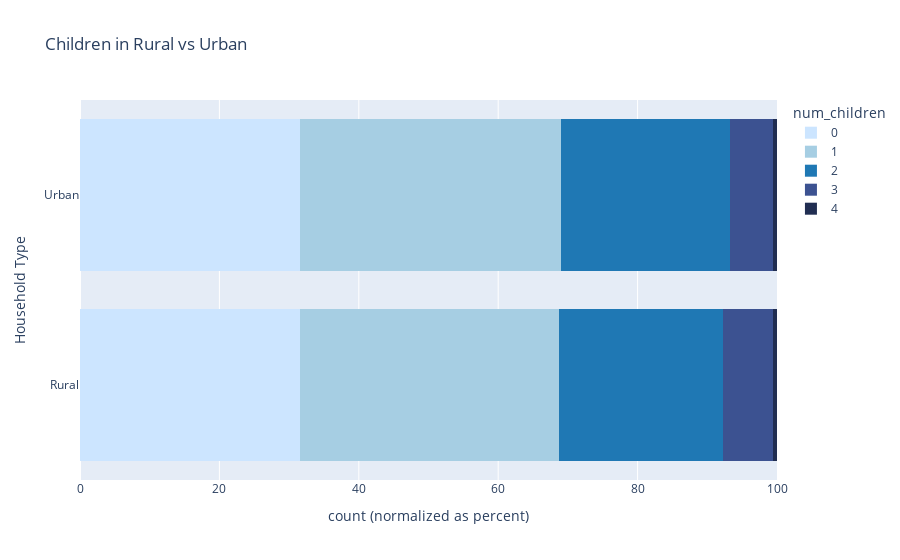

The notebook cell saved with this chart:
### Code cell
fig = px.histogram(
    electricity.sort_values(["household_type", "num_children"]),
    y="household_type",
    color="num_children",
    barmode="stack",
    barnorm="percent",
    title="Children in Rural vs Urban",
    labels={"year": "Year", "diet": "Diet", "household_type":"Household Type"},
    color_discrete_sequence=blue_colors
)
fig.show()

### Figure 1 — Plotly figure (JSON) as saved in the notebook; plotly's stock layout.template omitted (floating-point values rounded to 4 significant figures; data arrays with more than 128 entries replaced by an {"elided": "..."} marker saying what was removed)
{"data": [{"alignmentgroup": "True", "bingroup": "y", "hovertemplate": "num_children=0<br>count (normalized as percent)=%{x}<br>Household Type=%{y}<extra></extra>", "legendgroup": "0", "marker": {"color": "#cce5ff", "pattern": {"shape": ""}}, "name": "0", "offsetgroup": "0", "orientation": "h", "showlegend": true, "type": "histogram", "xaxis": "x", "y": {"elided": "307 str values"}, "yaxis": "y"}, {"alignmentgroup": "True", "bingroup": "y", "hovertemplate": "num_children=1<br>count (normalized as percent)=%{x}<br>Household Type=%{y}<extra></extra>", "legendgroup": "1", "marker": {"color": "#a6cee3", "pattern": {"shape": ""}}, "name": "1", "offsetgroup": "1", "orientation": "h", "showlegend": true, "type": "histogram", "xaxis": "x", "y": {"elided": "363 str values"}, "yaxis": "y"}, {"alignmentgroup": "True", "bingroup": "y", "hovertemplate": "num_children=2<br>count (normalized as percent)=%{x}<br>Household Type=%{y}<extra></extra>", "legendgroup": "2", "marker": {"color": "#1f78b4", "pattern": {"shape": ""}}, "name": "2", "offsetgroup": "2", "orientation": "h", "showlegend": true, "type": "histogram", "xaxis": "x", "y": {"elided": "232 str values"}, "yaxis": "y"}, {"alignmentgroup": "True", "bingroup": "y", "hovertemplate": "num_children=3<br>count (normalized as percent)=%{x}<br>Household Type=%{y}<extra></extra>", "legendgroup": "3", "marker": {"color": "#3C5291", "pattern": {"shape": ""}}, "name": "3", "offsetgroup": "3", "orientation": "h", "showlegend": true, "type": "histogram", "xaxis": "x", "y": ["Rural", "Rural", "Rural", "Rural", "Rural", "Rural", "Rural", "Rural", "Rural", "Rural", "Rural", "Rural", "Rural", "Rural", "Rural", "Rural", "Rural", "Rural", "Rural", "Rural", "Rural", "Rural", "Rural", "Rural", "Rural", "Rural", "Rural", "Rural", "Urban", "Urban", "Urban", "Urban", "Urban", "Urban", "Urban", "Urban", "Urban", "Urban", "Urban", "Urban", "Urban", "Urban", "Urban", "Urban", "Urban", "Urban", "Urban", "Urban", "Urban", "Urban", "Urban", "Urban", "Urban", "Urban", "Urban", "Urban", "Urban", "Urban", "Urban", "Urban", "Urban", "Urban", "Urban", "Urban", "Urban"], "yaxis": "y"}, {"alignmentgroup": "True", "bingroup": "y", "hovertemplate": "num_children=4<br>count (normalized as percent)=%{x}<br>Household Type=%{y}<extra></extra>", "legendgroup": "4", "marker": {"color": "#212E52", "pattern": {"shape": ""}}, "name": "4", "offsetgroup": "4", "orientation": "h", "showlegend": true, "type": "histogram", "xaxis": "x", "y": ["Rural", "Rural", "Urban", "Urban", "Urban"], "yaxis": "y"}], "layout": {"barmode": "stack", "barnorm": "percent", "legend": {"title": {"text": "num_children"}, "tracegroupgap": 0}, "title": {"text": "Children in Rural vs Urban"}, "xaxis": {"anchor": "y", "domain": [0, 1], "title": {"text": "count (normalized as percent)"}}, "yaxis": {"anchor": "x", "domain": [0, 1], "title": {"text": "Household Type"}}}}
